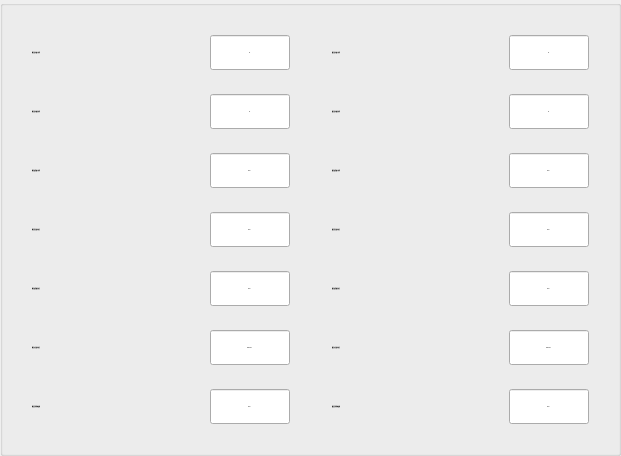
         <widget class="QGroupBox" name="groupBox_58">
          <property name="minimumSize">
           <size>
            <width>621</width>
            <height>0</height>
           </size>
          </property>
          <property name="maximumSize">
           <size>
            <width>621</width>
            <height>455</height>
           </size>
          </property>
          <property name="title">
           <string/>
          </property>
          <layout class="QHBoxLayout" name="horizontalLayout_48">
           <item>
            <widget class="QGroupBox" name="groupBox_17">
             <property name="styleSheet">
              <string notr="true">QGroupBox {
    border: none
}
</string>
             </property>
             <property name="title">
              <string/>
             </property>
             <layout class="QVBoxLayout" name="verticalLayout_3">
              <item>
               <widget class="QGroupBox" name="groupBox_18">
                <property name="styleSheet">
                 <string notr="true">QGroupBox {
    border: none
}
</string>
                </property>
                <property name="title">
                 <string/>
                </property>
                <layout class="QHBoxLayout" name="horizontalLayout_15">
                 <item>
                  <widget class="QLabel" name="label_15">
                   <property name="font">
                    <font>
                     <family>Microsoft YaHei</family>
                     <pointsize>-1</pointsize>
                     <bold>true</bold>
                    </font>
                   </property>
                   <property name="text">
                    <string>低压最大输入电流</string>
                   </property>
                  </widget>
                 </item>
                 <item>
                  <widget class="QLineEdit" name="lineEdit_16">
                   <property name="sizePolicy">
                    <sizepolicy hsizetype="Fixed" vsizetype="Fixed">
                     <horstretch>0</horstretch>
                     <verstretch>0</verstretch>
                    </sizepolicy>
                   </property>
                   <property name="minimumSize">
                    <size>
                     <width>80</width>
                     <height>35</height>
                    </size>
                   </property>
                   <property name="maximumSize">
                    <size>
                     <width>80</width>
                     <height>35</height>
                    </size>
                   </property>
                   <property name="font">
                    <font>
                     <family>Microsoft YaHei</family>
                     <pointsize>-1</pointsize>
                    </font>
                   </property>
                   <property name="text">
                    <string>99</string>
                   </property>
                   <property name="alignment">
                    <set>Qt::AlignCenter</set>
                   </property>
                   <property name="readOnly">
                    <bool>true</bool>
                   </property>
                  </widget>
                 </item>
                </layout>
               </widget>
              </item>
              <item>
               <widget class="QGroupBox" name="groupBox_19">
                <property name="styleSheet">
                 <string notr="true">QGroupBox {
    border: none
}
</string>
                </property>
                <property name="title">
                 <string/>
                </property>
                <layout class="QHBoxLayout" name="horizontalLayout_16">
                 <item>
                  <widget class="QLabel" name="label_16">
                   <property name="font">
                    <font>
                     <family>Microsoft YaHei</family>
                     <pointsize>-1</pointsize>
                     <bold>true</bold>
                    </font>
                   </property>
                   <property name="text">
                    <string>低压最大输出电流</string>
                   </property>
                  </widget>
                 </item>
                 <item>
                  <widget class="QLineEdit" name="lineEdit_17">
                   <property name="sizePolicy">
                    <sizepolicy hsizetype="Fixed" vsizetype="Fixed">
                     <horstretch>0</horstretch>
                     <verstretch>0</verstretch>
                    </sizepolicy>
                   </property>
                   <property name="minimumSize">
                    <size>
                     <width>80</width>
                     <height>35</height>
                    </size>
                   </property>
                   <property name="maximumSize">
                    <size>
                     <width>80</width>
                     <height>35</height>
                    </size>
                   </property>
                   <property name="font">
                    <font>
                     <family>Microsoft YaHei</family>
                     <pointsize>-1</pointsize>
                    </font>
                   </property>
                   <property name="text">
                    <string>99</string>
                   </property>
                   <property name="alignment">
                    <set>Qt::AlignCenter</set>
                   </property>
                   <property name="readOnly">
                    <bool>true</bool>
                   </property>
                  </widget>
                 </item>
                </layout>
               </widget>
              </item>
              <item>
               <widget class="QGroupBox" name="groupBox_20">
                <property name="styleSheet">
                 <string notr="true">QGroupBox {
    border: none
}
</string>
                </property>
                <property name="title">
                 <string/>
                </property>
                <layout class="QHBoxLayout" name="horizontalLayout_17">
                 <item>
                  <widget class="QLabel" name="label_17">
                   <property name="font">
                    <font>
                     <family>Microsoft YaHei</family>
                     <pointsize>-1</pointsize>
                     <bold>true</bold>
                    </font>
                   </property>
                   <property name="text">
                    <string>低压设定输入电流</string>
                   </property>
                  </widget>
                 </item>
                 <item>
                  <widget class="QLineEdit" name="lineEdit_18">
                   <property name="sizePolicy">
                    <sizepolicy hsizetype="Fixed" vsizetype="Fixed">
                     <horstretch>0</horstretch>
                     <verstretch>0</verstretch>
                    </sizepolicy>
                   </property>
                   <property name="minimumSize">
                    <size>
                     <width>80</width>
                     <height>35</height>
                    </size>
                   </property>
                   <property name="maximumSize">
                    <size>
                     <width>80</width>
                     <height>35</height>
                    </size>
                   </property>
                   <property name="font">
                    <font>
                     <family>Microsoft YaHei</family>
                     <pointsize>-1</pointsize>
                    </font>
                   </property>
                   <property name="text">
                    <string>999.9</string>
                   </property>
                   <property name="alignment">
                    <set>Qt::AlignCenter</set>
                   </property>
                  </widget>
                 </item>
                </layout>
               </widget>
              </item>
              <item>
               <widget class="QGroupBox" name="groupBox_21">
                <property name="styleSheet">
                 <string notr="true">QGroupBox {
    border: none
}
</string>
                </property>
                <property name="title">
                 <string/>
                </property>
                <layout class="QHBoxLayout" name="horizontalLayout_18">
                 <item>
                  <widget class="QLabel" name="label_18">
                   <property name="font">
                    <font>
                     <family>Microsoft YaHei</family>
                     <pointsize>-1</pointsize>
                     <bold>true</bold>
                    </font>
                   </property>
                   <property name="text">
                    <string>低压过压保护电压</string>
                   </property>
                  </widget>
                 </item>
                 <item>
                  <widget class="QLineEdit" name="lineEdit_19">
                   <property name="sizePolicy">
                    <sizepolicy hsizetype="Fixed" vsizetype="Fixed">
                     <horstretch>0</horstretch>
                     <verstretch>0</verstretch>
                    </sizepolicy>
                   </property>
                   <property name="minimumSize">
                    <size>
                     <width>80</width>
                     <height>35</height>
                    </size>
                   </property>
                   <property name="maximumSize">
                    <size>
                     <width>80</width>
                     <height>35</height>
                    </size>
                   </property>
                   <property name="font">
                    <font>
                     <family>Microsoft YaHei</family>
                     <pointsize>-1</pointsize>
                    </font>
                   </property>
                   <property name="text">
                    <string>999.9</string>
                   </property>
                   <property name="alignment">
                    <set>Qt::AlignCenter</set>
                   </property>
                  </widget>
                 </item>
                </layout>
               </widget>
              </item>
              <item>
               <widget class="QGroupBox" name="groupBox_22">
                <property name="styleSheet">
                 <string notr="true">QGroupBox {
    border: none
}
</string>
                </property>
                <property name="title">
                 <string/>
                </property>
                <layout class="QHBoxLayout" name="horizontalLayout_19">
                 <item>
                  <widget class="QLabel" name="label_19">
                   <property name="font">
                    <font>
                     <family>Microsoft YaHei</family>
                     <pointsize>-1</pointsize>
                     <bold>true</bold>
                    </font>
                   </property>
                   <property name="text">
                    <string>低压设定输出电压</string>
                   </property>
                  </widget>
                 </item>
                 <item>
                  <widget class="QLineEdit" name="lineEdit_20">
                   <property name="sizePolicy">
                    <sizepolicy hsizetype="Fixed" vsizetype="Fixed">
                     <horstretch>0</horstretch>
                     <verstretch>0</verstretch>
                    </sizepolicy>
                   </property>
                   <property name="minimumSize">
                    <size>
                     <width>80</width>
                     <height>35</height>
                    </size>
                   </property>
                   <property name="maximumSize">
                    <size>
                     <width>80</width>
                     <height>35</height>
                    </size>
                   </property>
                   <property name="font">
                    <font>
                     <family>Microsoft YaHei</family>
                     <pointsize>-1</pointsize>
                    </font>
                   </property>
                   <property name="text">
                    <string>999.9</string>
                   </property>
                   <property name="alignment">
                    <set>Qt::AlignCenter</set>
                   </property>
                  </widget>
                 </item>
                </layout>
               </widget>
              </item>
              <item>
               <widget class="QGroupBox" name="groupBox_23">
                <property name="styleSheet">
                 <string notr="true">QGroupBox {
    border: none
}
</string>
                </property>
                <property name="title">
                 <string/>
                </property>
                <layout class="QHBoxLayout" name="horizontalLayout_20">
                 <item>
                  <widget class="QLabel" name="label_20">
                   <property name="font">
                    <font>
                     <family>Microsoft YaHei</family>
                     <pointsize>-1</pointsize>
                     <bold>true</bold>
                    </font>
                   </property>
                   <property name="text">
                    <string>低压欠压保护电压</string>
                   </property>
                  </widget>
                 </item>
                 <item>
                  <widget class="QLineEdit" name="lineEdit_21">
                   <property name="sizePolicy">
                    <sizepolicy hsizetype="Fixed" vsizetype="Fixed">
                     <horstretch>0</horstretch>
                     <verstretch>0</verstretch>
                    </sizepolicy>
                   </property>
                   <property name="minimumSize">
                    <size>
                     <width>80</width>
                     <height>35</height>
                    </size>
                   </property>
                   <property name="maximumSize">
                    <size>
                     <width>80</width>
                     <height>35</height>
                    </size>
                   </property>
                   <property name="font">
                    <font>
                     <family>Microsoft YaHei</family>
                     <pointsize>-1</pointsize>
                    </font>
                   </property>
                   <property name="text">
                    <string>9999999.9</string>
                   </property>
                   <property name="alignment">
                    <set>Qt::AlignCenter</set>
                   </property>
                  </widget>
                 </item>
                </layout>
               </widget>
              </item>
              <item>
               <widget class="QGroupBox" name="groupBox_24">
                <property name="styleSheet">
                 <string notr="true">QGroupBox {
    border: none
}
</string>
                </property>
                <property name="title">
                 <string/>
                </property>
                <layout class="QHBoxLayout" name="horizontalLayout_21">
                 <item>
                  <widget class="QLabel" name="label_21">
                   <property name="font">
                    <font>
                     <family>Microsoft YaHei</family>
                     <pointsize>-1</pointsize>
                     <bold>true</bold>
                    </font>
                   </property>
                   <property name="text">
                    <string>低压压控导纳设置</string>
                   </property>
                  </widget>
                 </item>
                 <item>
                  <widget class="QLineEdit" name="lineEdit_22">
                   <property name="sizePolicy">
                    <sizepolicy hsizetype="Fixed" vsizetype="Fixed">
                     <horstretch>0</horstretch>
                     <verstretch>0</verstretch>
                    </sizepolicy>
                   </property>
                   <property name="minimumSize">
                    <size>
                     <width>80</width>
                     <height>35</height>
                    </size>
                   </property>
                   <property name="maximumSize">
                    <size>
                     <width>80</width>
                     <height>35</height>
                    </size>
                   </property>
                   <property name="font">
                    <font>
                     <family>Microsoft YaHei</family>
                     <pointsize>-1</pointsize>
                    </font>
                   </property>
                   <property name="text">
                    <string>999.9</string>
                   </property>
                   <property name="alignment">
                    <set>Qt::AlignCenter</set>
                   </property>
                  </widget>
                 </item>
                </layout>
               </widget>
              </item>
             </layout>
            </widget>
           </item>
           <item>
            <widget class="QGroupBox" name="groupBox_26">
             <property name="styleSheet">
              <string notr="true">QGroupBox {
    border: none
}
</string>
             </property>
             <property name="title">
              <string/>
             </property>
             <layout class="QVBoxLayout" name="verticalLayout_4">
              <item>
               <widget class="QGroupBox" name="groupBox_27">
                <property name="styleSheet">
                 <string notr="true">QGroupBox {
    border: none
}
</string>
                </property>
                <property name="title">
                 <string/>
                </property>
                <layout class="QHBoxLayout" name="horizontalLayout_22">
                 <item>
                  <widget class="QLabel" name="label_22">
                   <property name="font">
                    <font>
                     <family>Microsoft YaHei</family>
                     <pointsize>-1</pointsize>
                     <bold>true</bold>
                    </font>
                   </property>
                   <property name="text">
                    <string>高压最大输入电流</string>
                   </property>
                  </widget>
                 </item>
                 <item>
                  <widget class="QLineEdit" name="lineEdit_23">
                   <property name="sizePolicy">
                    <sizepolicy hsizetype="Fixed" vsizetype="Fixed">
                     <horstretch>0</horstretch>
                     <verstretch>0</verstretch>
                    </sizepolicy>
                   </property>
                   <property name="minimumSize">
                    <size>
                     <width>80</width>
                     <height>35</height>
                    </size>
                   </property>
                   <property name="maximumSize">
                    <size>
                     <width>80</width>
                     <height>35</height>
                    </size>
                   </property>
                   <property name="font">
                    <font>
                     <family>Microsoft YaHei</family>
                     <pointsize>-1</pointsize>
                    </font>
                   </property>
                   <property name="text">
                    <string>99</string>
                   </property>
                   <property name="alignment">
                    <set>Qt::AlignCenter</set>
                   </property>
                   <property name="readOnly">
                    <bool>true</bool>
                   </property>
                  </widget>
                 </item>
                </layout>
               </widget>
              </item>
              <item>
               <widget class="QGroupBox" name="groupBox_28">
                <property name="styleSheet">
                 <string notr="true">QGroupBox {
    border: none
}
</string>
                </property>
                <property name="title">
                 <string/>
                </property>
                <layout class="QHBoxLayout" name="horizontalLayout_23">
                 <item>
                  <widget class="QLabel" name="label_23">
                   <property name="font">
                    <font>
                     <family>Microsoft YaHei</family>
                     <pointsize>-1</pointsize>
                     <bold>true</bold>
                    </font>
                   </property>
                   <property name="text">
                    <string>高压最大输出电流</string>
                   </property>
                  </widget>
                 </item>
                 <item>
                  <widget class="QLineEdit" name="lineEdit_24">
                   <property name="sizePolicy">
                    <sizepolicy hsizetype="Fixed" vsizetype="Fixed">
                     <horstretch>0</horstretch>
                     <verstretch>0</verstretch>
                    </sizepolicy>
                   </property>
                   <property name="minimumSize">
                    <size>
                     <width>80</width>
                     <height>35</height>
                    </size>
                   </property>
                   <property name="maximumSize">
                    <size>
                     <width>80</width>
                     <height>35</height>
                    </size>
                   </property>
                   <property name="font">
                    <font>
                     <family>Microsoft YaHei</family>
                     <pointsize>-1</pointsize>
                    </font>
                   </property>
                   <property name="text">
                    <string>99</string>
                   </property>
                   <property name="alignment">
                    <set>Qt::AlignCenter</set>
                   </property>
                   <property name="readOnly">
                    <bool>true</bool>
                   </property>
                  </widget>
                 </item>
                </layout>
               </widget>
              </item>
              <item>
               <widget class="QGroupBox" name="groupBox_29">
                <property name="styleSheet">
                 <string notr="true">QGroupBox {
    border: none
}
</string>
                </property>
                <property name="title">
                 <string/>
                </property>
                <layout class="QHBoxLayout" name="horizontalLayout_24">
                 <item>
                  <widget class="QLabel" name="label_24">
                   <property name="font">
                    <font>
                     <family>Microsoft YaHei</family>
                     <pointsize>-1</pointsize>
                     <bold>true</bold>
                    </font>
                   </property>
                   <property name="text">
                    <string>高压设定输入电流</string>
                   </property>
                  </widget>
                 </item>
                 <item>
                  <widget class="QLineEdit" name="lineEdit_25">
                   <property name="sizePolicy">
                    <sizepolicy hsizetype="Fixed" vsizetype="Fixed">
                     <horstretch>0</horstretch>
                     <verstretch>0</verstretch>
                    </sizepolicy>
                   </property>
                   <property name="minimumSize">
                    <size>
                     <width>80</width>
                     <height>35</height>
                    </size>
                   </property>
                   <property name="maximumSize">
                    <size>
                     <width>80</width>
                     <height>35</height>
                    </size>
                   </property>
                   <property name="font">
                    <font>
                     <family>Microsoft YaHei</family>
                     <pointsize>-1</pointsize>
                    </font>
                   </property>
                   <property name="text">
                    <string>999.9</string>
                   </property>
                   <property name="alignment">
                    <set>Qt::AlignCenter</set>
                   </property>
                  </widget>
                 </item>
                </layout>
               </widget>
              </item>
              <item>
               <widget class="QGroupBox" name="groupBox_30">
                <property name="styleSheet">
                 <string notr="true">QGroupBox {
    border: none
}
</string>
                </property>
                <property name="title">
                 <string/>
                </property>
                <layout class="QHBoxLayout" name="horizontalLayout_25">
                 <item>
                  <widget class="QLabel" name="label_25">
                   <property name="font">
                    <font>
                     <family>Microsoft YaHei</family>
                     <pointsize>-1</pointsize>
                     <bold>true</bold>
                    </font>
                   </property>
                   <property name="text">
                    <string>高压过压保护电压</string>
                   </property>
                  </widget>
                 </item>
                 <item>
                  <widget class="QLineEdit" name="lineEdit_26">
                   <property name="sizePolicy">
                    <sizepolicy hsizetype="Fixed" vsizetype="Fixed">
                     <horstretch>0</horstretch>
                     <verstretch>0</verstretch>
                    </sizepolicy>
                   </property>
                   <property name="minimumSize">
                    <size>
                     <width>80</width>
                     <height>35</height>
                    </size>
                   </property>
                   <property name="maximumSize">
                    <size>
                     <width>80</width>
                     <height>35</height>
                    </size>
                   </property>
                   <property name="font">
                    <font>
                     <family>Microsoft YaHei</family>
                     <pointsize>-1</pointsize>
                    </font>
                   </property>
                   <property name="text">
                    <string>999.9</string>
                   </property>
                   <property name="alignment">
                    <set>Qt::AlignCenter</set>
                   </property>
                  </widget>
                 </item>
                </layout>
               </widget>
              </item>
              <item>
               <widget class="QGroupBox" name="groupBox_31">
                <property name="styleSheet">
                 <string notr="true">QGroupBox {
    border: none
}
</string>
                </property>
                <property name="title">
                 <string/>
                </property>
                <layout class="QHBoxLayout" name="horizontalLayout_26">
                 <item>
                  <widget class="QLabel" name="label_26">
                   <property name="font">
                    <font>
                     <family>Microsoft YaHei</family>
                     <pointsize>-1</pointsize>
                     <bold>true</bold>
                    </font>
                   </property>
                   <property name="text">
                    <string>高压设定输出电压</string>
                   </property>
                  </widget>
                 </item>
                 <item>
                  <widget class="QLineEdit" name="lineEdit_27">
                   <property name="sizePolicy">
                    <sizepolicy hsizetype="Fixed" vsizetype="Fixed">
                     <horstretch>0</horstretch>
                     <verstretch>0</verstretch>
                    </sizepolicy>
                   </property>
                   <property name="minimumSize">
                    <size>
                     <width>80</width>
                     <height>35</height>
                    </size>
                   </property>
                   <property name="maximumSize">
                    <size>
                     <width>80</width>
                     <height>35</height>
                    </size>
                   </property>
                   <property name="font">
                    <font>
                     <family>Microsoft YaHei</family>
                     <pointsize>-1</pointsize>
                    </font>
                   </property>
                   <property name="text">
                    <string>999.9</string>
                   </property>
                   <property name="alignment">
                    <set>Qt::AlignCenter</set>
                   </property>
                  </widget>
                 </item>
                </layout>
               </widget>
              </item>
              <item>
               <widget class="QGroupBox" name="groupBox_32">
                <property name="styleSheet">
                 <string notr="true">QGroupBox {
    border: none
}
</string>
                </property>
                <property name="title">
                 <string/>
                </property>
                <layout class="QHBoxLayout" name="horizontalLayout_27">
                 <item>
                  <widget class="QLabel" name="label_27">
                   <property name="font">
                    <font>
                     <family>Microsoft YaHei</family>
                     <pointsize>-1</pointsize>
                     <bold>true</bold>
                    </font>
                   </property>
                   <property name="text">
                    <string>高压欠压保护电压</string>
                   </property>
                  </widget>
                 </item>
                 <item>
                  <widget class="QLineEdit" name="lineEdit_28">
                   <property name="sizePolicy">
                    <sizepolicy hsizetype="Fixed" vsizetype="Fixed">
                     <horstretch>0</horstretch>
                     <verstretch>0</verstretch>
                    </sizepolicy>
                   </property>
                   <property name="minimumSize">
                    <size>
                     <width>80</width>
                     <height>35</height>
                    </size>
                   </property>
                   <property name="maximumSize">
                    <size>
                     <width>80</width>
                     <height>35</height>
                    </size>
                   </property>
                   <property name="font">
                    <font>
                     <family>Microsoft YaHei</family>
                     <pointsize>-1</pointsize>
                    </font>
                   </property>
                   <property name="text">
                    <string>9999999.9</string>
                   </property>
                   <property name="alignment">
                    <set>Qt::AlignCenter</set>
                   </property>
                  </widget>
                 </item>
                </layout>
               </widget>
              </item>
              <item>
               <widget class="QGroupBox" name="groupBox_40">
                <property name="styleSheet">
                 <string notr="true">QGroupBox {
    border: none
}
</string>
                </property>
                <property name="title">
                 <string/>
                </property>
                <layout class="QHBoxLayout" name="horizontalLayout_28">
                 <item>
                  <widget class="QLabel" name="label_28">
                   <property name="font">
                    <font>
                     <family>Microsoft YaHei</family>
                     <pointsize>-1</pointsize>
                     <bold>true</bold>
                    </font>
                   </property>
                   <property name="text">
                    <string>高压压控导纳设置</string>
                   </property>
                  </widget>
                 </item>
                 <item>
                  <widget class="QLineEdit" name="lineEdit_29">
                   <property name="sizePolicy">
                    <sizepolicy hsizetype="Fixed" vsizetype="Fixed">
                     <horstretch>0</horstretch>
                     <verstretch>0</verstretch>
                    </sizepolicy>
                   </property>
                   <property name="minimumSize">
                    <size>
                     <width>80</width>
                     <height>35</height>
                    </size>
                   </property>
                   <property name="maximumSize">
                    <size>
                     <width>80</width>
                     <height>35</height>
                    </size>
                   </property>
                   <property name="font">
                    <font>
                     <family>Microsoft YaHei</family>
                     <pointsize>-1</pointsize>
                    </font>
                   </property>
                   <property name="text">
                    <string>999.9</string>
                   </property>
                   <property name="alignment">
                    <set>Qt::AlignCenter</set>
                   </property>
                  </widget>
                 </item>
                </layout>
               </widget>
              </item>
             </layout>
            </widget>
           </item>
          </layout>
         </widget>
